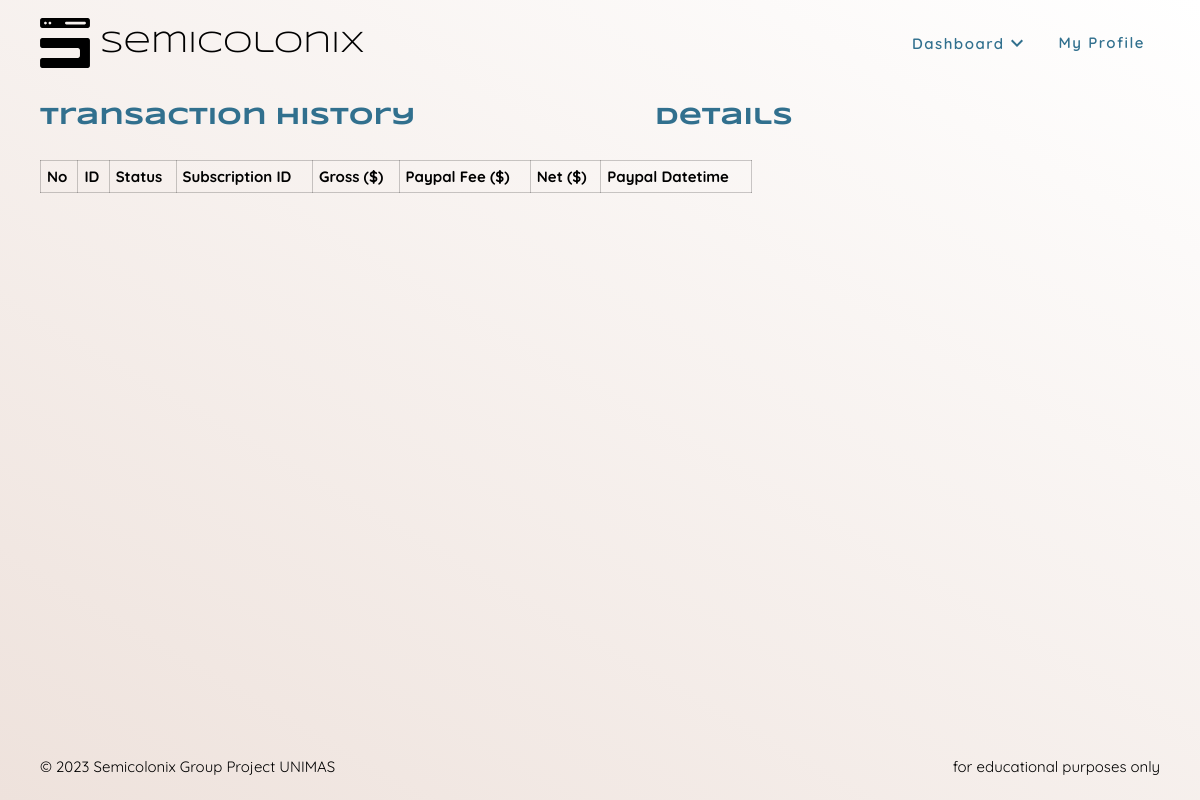
The app's page /admin/transaction_history.php (signed in), older data.
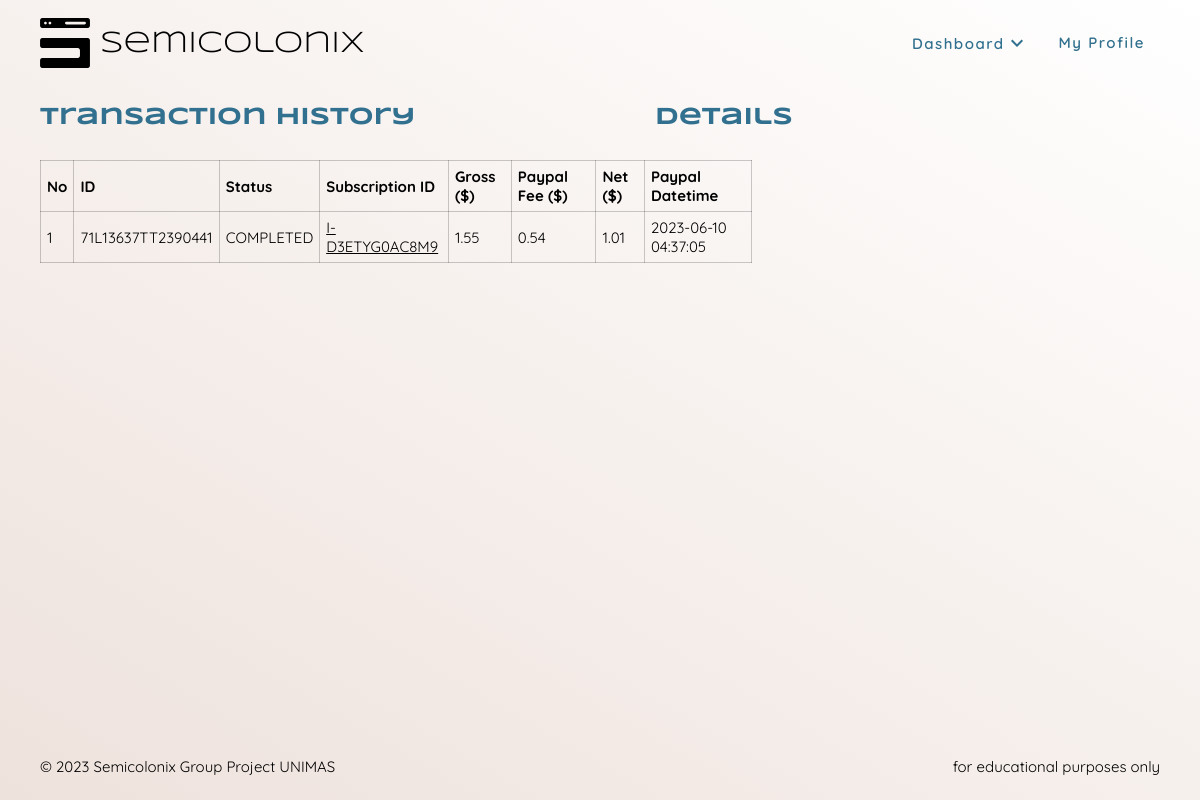
The same page, newer data.
### tables this page shows
CREATE TABLE `transaction` (
  `trans_id` varchar(255) NOT NULL,
  `trans_sub_id` varchar(255) NOT NULL,
  `trans_status` varchar(255) NOT NULL,
  `trans_currency_code` text NOT NULL,
  `trans_gross_amount` double(10,2) NOT NULL,
  `trans_fee_amount` double(10,2) NOT NULL,
  `trans_net_amount` double(10,2) NOT NULL,
  `trans_datetime` datetime NOT NULL
);

### handlers/get_all_transaction.php (called while the page is built, shortened)
<?php
function getAllTransaction(?string $transSubId = null)
{
    require($_SERVER['DOCUMENT_ROOT'] . "/config/conn.php");
    $response = array();
    $transInfo = array();
    try {
        if ($transSubId == null) {
            $query = "SELECT * FROM transaction";
        } else {
            $query = "SELECT * FROM transaction WHERE trans_sub_id = '" . $transSubId . "'";
        }
        $result = mysqli_query($conn, $query);
        while ($row = mysqli_fetch_assoc($result)) {
            $transInfo[] = $row;
        }
        $response = $transInfo;
    } catch (Exception $e) {
        $response['error'] = $e->getMessage();
    }
    return $response;
}

### admin/transaction_history.php (the view, shortened to what this page needs)
<?php
require_once($_SERVER['DOCUMENT_ROOT'] . "/config/conn.php");
include_once($_SERVER['DOCUMENT_ROOT'] . "/handlers/get_all_transaction.php");
$allTrans = getAllTransaction();
?>
<!DOCTYPE html>
<html lang="en">
<head>
    <link rel="stylesheet" href="/css/main.css">
    <link rel="stylesheet" href="/css/admin-transaction-history.css">
</head>
<body>
    <?php require_once($_SERVER['DOCUMENT_ROOT'] . "/includes/nav.php"); ?>
    <div class="main-container">
        <div class="grid-layout">
            <div class="grid-1">
                <table id="transaction-detail-table">
                    <caption class="c1 font-primary text-h1 font-w-700">Transaction History</caption>
                    <tr>
                        <th>No</th>
                        <th>ID</th>
                        <th>Status</th>
                        <th>Subscription ID</th>
                        <th>Gross ($)</th>
                        <th>Paypal Fee ($)</th>
                        <th>Net ($)</th>
                        <th>Paypal Datetime</th>
                    </tr>
                    <?php
                    $count = 0;
                    foreach ($allTrans as $temp) {
                        echo "<tr>";
                        echo "<td>" . ++$count . "</td>";
                        echo "<td>" . $temp['trans_id'] . "</td>";
                        echo "<td>" . $temp['trans_status'] . "</td>";
                        echo "<td id='show-sub-detail' data-sub-id='" . $temp['trans_sub_id'] . "' title='click to show details'>" . $temp['trans_sub_id'] . "</td>";
                        echo "<td>" . $temp['trans_gross_amount'] . "</td>";
                        echo "<td>" . $temp['trans_fee_amount'] . "</td>";
                        echo "<td>" . $temp['trans_net_amount'] . "</td>";
                        echo "<td>" . $temp['trans_datetime'] . "</td>";
                        echo "</tr>";
                    }
                    ?>
                </table>
            </div>
            <div class="grid-2">
                <h1 class="c1 font-primary text-h1 font-w-700">Details</h1>
                <div id="popup-detail"></div>
            </div>
        </div>
    </div>
    <?php require_once($_SERVER['DOCUMENT_ROOT'] . "/includes/footer.php"); ?>
</body>
</html>

Row changes from the older to the newer data that the page shows:
added transaction: trans_id "71L13637TT2390441", trans_status "COMPLETED", trans_sub "I-D3ETYG0AC8M9", trans_gross_amount "1.55", trans_fee_amount "0.54", trans_net_amount "1.01", trans_datetime "2023-06-10 04:37:05"
